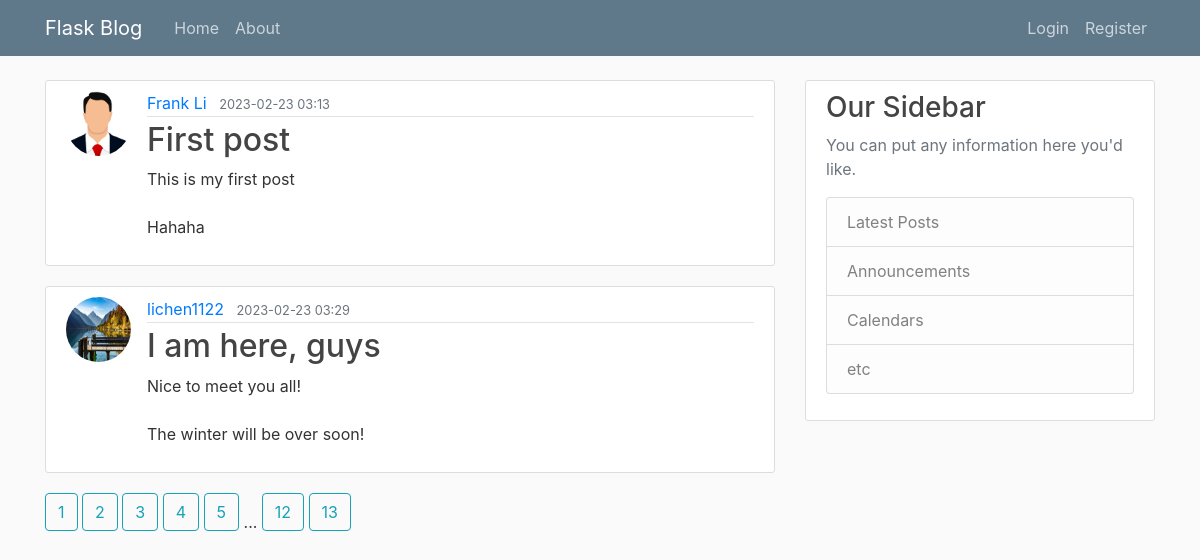
The page /home on the database its author committed.
### flaskblog/models.py (models this page shows, shortened)
class Post(db.Model):
    id = db.Column(db.Integer, primary_key=True)
    title = db.Column(db.String(100), nullable=False)
    date_posted = db.Column(db.DateTime, nullable=False, default=datetime.utcnow())
    content = db.Column(db.Text, nullable=False)
    author_id = db.Column(db.Integer, db.ForeignKey("user.id"), nullable=False)
    author = db.relationship('User', back_populates='posts', lazy=True)

class User(db.Model, UserMixin):
    id = db.Column(db.Integer, primary_key = True )
    username = db.Column(db.String(20), unique=True, nullable=False)
    email = db.Column(db.String(120), unique=True, nullable=False)
    image_file = db.Column(db.String(20), nullable=False, default='default.jpg')
    password = db.Column(db.String(60), nullable=False)
    posts = db.relationship('Post', back_populates='author', lazy=True)

### flaskblog/routes.py (the view)
@app.route("/")
@app.route("/home")
def home():
    page = request.args.get('page', 1, type=int) # set default value to 1, and type is integer
    posts = Post.query.paginate(page=page, per_page=2)
    return render_template('home.html', posts=posts)

### flaskblog/templates/home.html
{% extends "layout.html" %}
{% block content %}
    {% for post in posts.items %}
        <article class="media content-section">
            <img class= "rounded-circle article-img" src="{{ url_for('static',filename='profile_pics/'+post.author.image_file) }}" alt="{{ post.author.username }}">
            <div class="media-body">
                <div class="article-metadata">
                    <a class="mr-2" href="#">{{ post.author.username }}</a>
                    <small class="text-muted">{{ post.date_posted.strftime("%Y-%m-%d %H:%M") }}</small>
                </div>
                <h2><a class="article-title" href="{{ url_for('post', post_id=post.id) }}">{{ post.title }}</a></h2>
                <p class="article-content">{{ post.content }}</p>
            </div>
        </article>
    {% endfor %}
    {% for page_num in posts.iter_pages() %}
        {% if page_num %}
            <a class="btn btn-outline-info mb-4" href="{{ url_for("home", page=page_num) }}">{{ page_num }}</a>
        {% else %}
            ...
        {% endif %}
    {% endfor %}
{% endblock content %}

### flaskblog/templates/layout.html (shortened to what this page needs)
<!DOCTYPE html>
<html lang="en">
<head>
    <link rel="stylesheet" href="https://stackpath.bootstrapcdn.com/bootstrap/4.5.2/css/bootstrap.min.css">
    <link rel="stylesheet" type="text/css" href="{{ url_for('static', filename='main.css') }}">
</head>
<body>
    <header class="site-header">
      <nav class="navbar navbar-expand-md navbar-dark bg-steel fixed-top">
        <div class="container">
          <a class="navbar-brand mr-4" href="/">Flask Blog</a>
          <div class="collapse navbar-collapse" id="navbarToggle">
            <div class="navbar-nav mr-auto">
              <a class="nav-item nav-link" href={{ url_for('home') }}>Home</a>
              <a class="nav-item nav-link" href={{ url_for('about') }}>About</a>
            </div>
            <div class="navbar-nav">
                {% if current_user.is_authenticated %}
                    <a class="nav-item nav-link" href={{ url_for('new_post') }}>New Post</a>
                    <a class="nav-item nav-link" href={{ url_for('account') }}>Account</a>
                    <a class="nav-item nav-link" href={{ url_for('logout') }}>Logout</a>
                {% else %}
                    <a class="nav-item nav-link" href={{ url_for('login') }}>Login</a>
                    <a class="nav-item nav-link" href={{ url_for('register') }}>Register</a>
                {% endif %}
            </div>
          </div>
        </div>
      </nav>
    </header>
    <main role="main" class="container">
      <div class="row">
        <div class="col-md-8">
          {% block content %}{% endblock %}
        </div>
        <div class="col-md-4">
          <div class="content-section">
            <h3>Our Sidebar</h3>
            <p class='text-muted'>You can put any information here you'd like.
              <ul class="list-group">
                <li class="list-group-item list-group-item-light">Latest Posts</li>
                <li class="list-group-item list-group-item-light">Announcements</li>
                <li class="list-group-item list-group-item-light">Calendars</li>
                <li class="list-group-item list-group-item-light">etc</li>
              </ul>
            </p>
          </div>
        </div>
      </div>
    </main>
</body>
</html>

### flaskblog/static/main.css (style rules this page uses)
body { background: #fafafa; color: #333333; margin-top: 5rem; }
h1, h2, h3, h4, h5, h6 { color: #444444; }
.bg-steel { background-color: #5f788a; }
.site-header .navbar-nav .nav-link { color: #cbd5db; }
.content-section { background: #ffffff; padding: 10px 20px; border: 1px solid #dddddd; border-radius: 3px; margin-bottom: 20px; }
.article-title { color: #444444; }
.article-content { white-space: pre-line; }
.article-img { height: 65px; width: 65px; margin-right: 16px; }
.article-metadata { padding-bottom: 1px; margin-bottom: 4px; border-bottom: 1px solid #e3e3e3 }

### rows shown on the page
Post: image_file (placeholder picture), author.username "Frank Li", date_posted "2023-02-23 03:13", title "First post", content "This is my first post Hahaha"
Post: image_file (picture), author.username "lichen1122", date_posted "2023-02-23 03:29", title "I am here, guys", content "Nice to meet you all! The winter will be over soon!"

### other values the page prints
{{ page_num }} "1" "2" "3" "4" "5" "12" "13"
